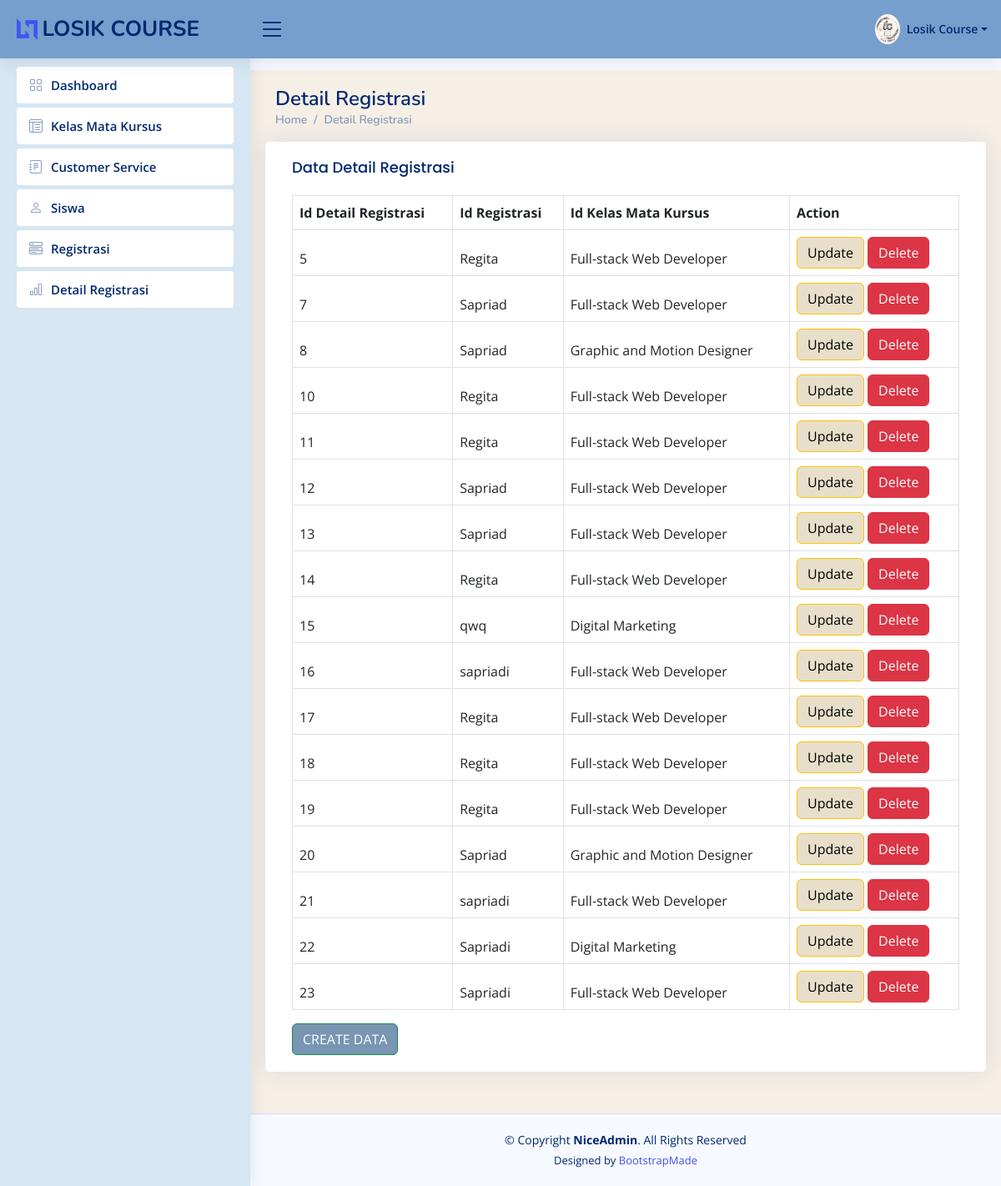
The page /DetailRegistrasi on the database as committed earlier.
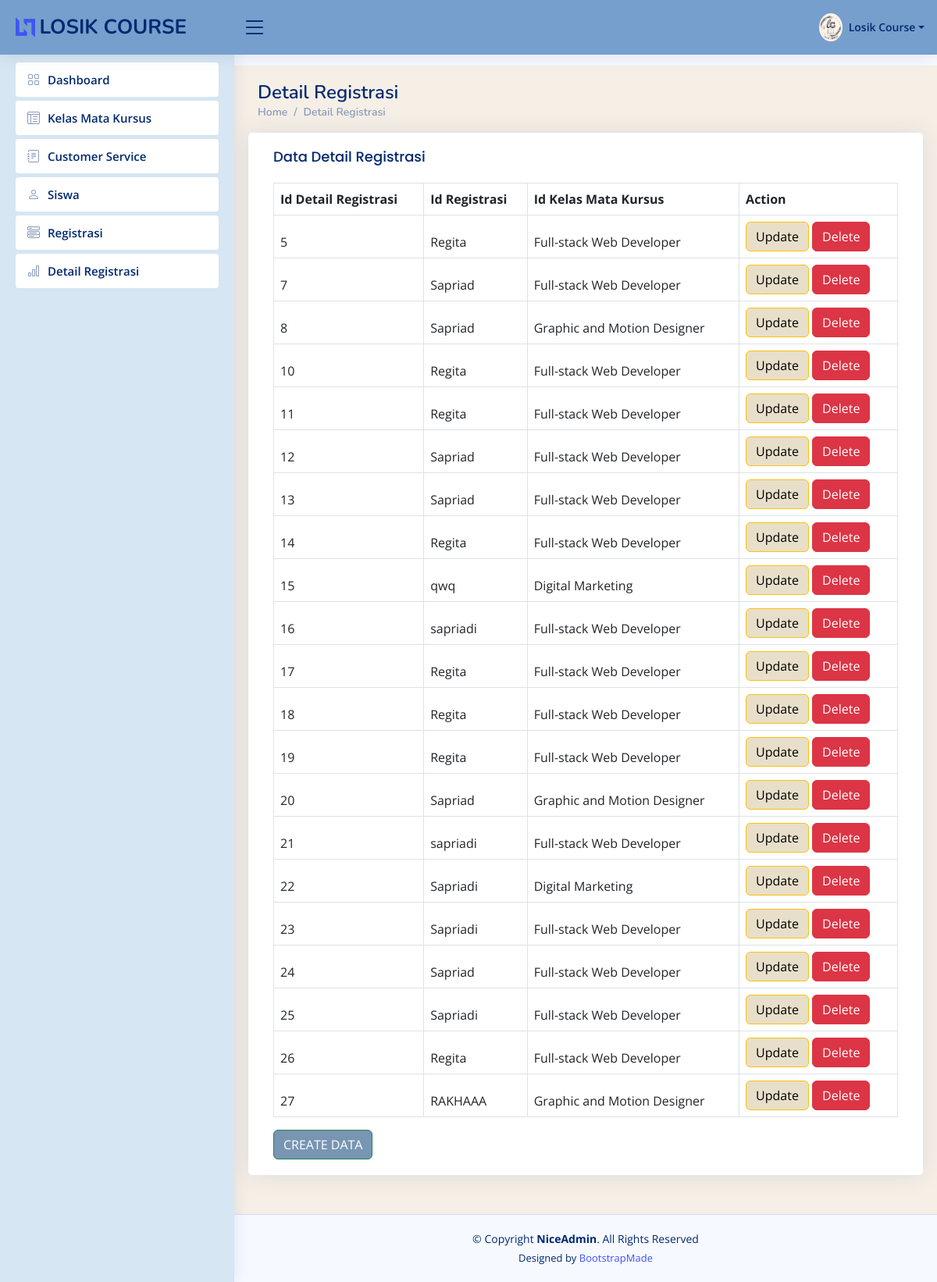
The same page on the database as committed later.
### app/models.py (models this page shows, shortened)
class DetailRegistrasi(models.Model):
    Id_DetailRegistrasi = models.AutoField(primary_key=True)
    Id_Registrasi = models.ForeignKey(Registrasi, on_delete=models.CASCADE)
    Id_Kelas_Mata_Kursus = models.ForeignKey(Kelas_Mata_Kursus, on_delete=models.CASCADE)

class Registrasi(models.Model):
    Id_Registrasi = models.AutoField(primary_key=True)
    Id_Siswa = models.ForeignKey(Siswa, on_delete=models.CASCADE)
    ID_CS = models.ForeignKey(CustomerService, on_delete=models.CASCADE)
    Tanggal_Registrasi = models.DateField()
    def __str__(self):
        return str(self.Id_Siswa)

class Siswa(models.Model):
    Id_Siswa = models.AutoField(primary_key=True)
    Nama_Siswa = models.CharField(max_length=50)
    Tanggal_Lahir = models.DateField()
    Alamat_Siswa = models.TextField(blank=True, null=True)
    Nomor_Telepon_Siswa = models.PositiveIntegerField()
    def __str__(self):
        return str(self.Nama_Siswa)

class Kelas_Mata_Kursus(models.Model):
    Id_Kelas_Mata_Kursus = models.AutoField(primary_key=True)
    Jenis_Kursus = models.CharField(max_length=70)
    Jenis_Kelas = models.CharField(max_length=50)
    Jumlah_Pertemuan = models.PositiveIntegerField()
    Jadwal = models.CharField(max_length=100)
    Harga = models.PositiveIntegerField()
    Status_Kelas = models.CharField(max_length=30)
    def __str__(self):
        return str(self.Jenis_Kursus)

### app/views.py (the view)
# urls.py: path('DetailRegistrasi', views.DetailRegistrasi, name='DetailRegistrasi'),
def DetailRegistrasi(request):
    alldetailregistrasiobj = models.DetailRegistrasi.objects.all()
    getdetailregistrasiobj = models.DetailRegistrasi.objects.get(Id_DetailRegistrasi=5)
    return render(request, 'detailregistrasiy.html', {
        "alldetailregistrasiobj" : alldetailregistrasiobj,
        "getdetailregistrasiobj" : getdetailregistrasiobj,
    })

### app/templates/detailregistrasiy.html (shortened to what the changed rows need)
{%load static%}
<!DOCTYPE html>
<html lang="en">
<head>{% static '
  <link href="{% static 'assets/vendor/bootstrap/css/bootstrap.min.css'%}" rel="stylesheet">
  <link href="{% static 'assets/vendor/bootstrap-icons/bootstrap-icons.css'%}" rel="stylesheet">
  <link href="{% static 'assets/vendor/boxicons/css/boxicons.min.css'%}" rel="stylesheet">
  <link href="{% static 'assets/vendor/quill/quill.snow.css'%}" rel="stylesheet">
  <link href="{% static 'assets/vendor/quill/quill.bubble.css'%}" rel="stylesheet">
  <link href="{% static 'assets/vendor/remixicon/remixicon.css'%}" rel="stylesheet">
  <link href="{% static 'assets/vendor/simple-datatables/style.css'%}" rel="stylesheet">
  <link href="{% static 'assets/css/style.css'%}" rel="stylesheet">
</head>
<body>
  <main id="main" class="main">
      <div class="pagetitle">
        <h1>Detail Registrasi</h1>
      </div>
      <section class="section">
        <div class="row">
            <div class="card">
              <div class="card-body">
                <table class="table table-bordered">
                  <thead>
                    <tr>
                        <th>Id Detail Registrasi</th>
                        <th>Id Registrasi</th>
                        <th>Id Kelas Mata Kursus</th>
                        <th>Action</th>
                    </tr>
                    {% for item in alldetailregistrasiobj %}
                    <tr>
                        <td>{{ item.Id_DetailRegistrasi }}</td>
                        <td>{{ item.Id_Registrasi }}</td>
                        <td>{{ item.Id_Kelas_Mata_Kursus }}</td>
                        <td>
                            <a href="{%url 'updatedetailregistrasi' item.Id_DetailRegistrasi %}">
                              <button class="btn btn-warning" style="background-color: #e8dfca">Update</button>
                            </a>
                            <a href="{%url 'deletedetailregistrasi' item.Id_DetailRegistrasi %}">
                                <button class="btn btn-danger">Delete</button>
                            </a>
                        </td>
                    </tr>
                    {% endfor %}
                </table>
              </div>
          </div>
        </div>
      </section>
  </main>
</body>
</html>

Rows that differ between the two databases and show on the page:
added DetailRegistrasi: Id_DetailRegistrasi "24", Id_Registrasi "Sapriad", Id_Kelas_Mata_Kursus "Full-stack Web Developer"
added DetailRegistrasi: Id_DetailRegistrasi "25", Id_Registrasi "Sapriadi", Id_Kelas_Mata_Kursus "Full-stack Web Developer"
added DetailRegistrasi: Id_DetailRegistrasi "26", Id_Registrasi "Regita", Id_Kelas_Mata_Kursus "Full-stack Web Developer"
added DetailRegistrasi: Id_DetailRegistrasi "27", Id_Registrasi "RAKHAAA", Id_Kelas_Mata_Kursus "Graphic and Motion Designer"
